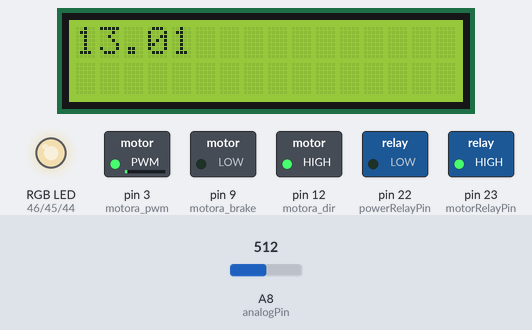
This sketch was run on a simulated Arduino Mega 2560, built with avr-gcc and run on an emulated ATmega2560. On the bench: 16×2 character LCD, switched loads named in the sketch (green lamp = pin HIGH), an RGB LED mixed from three pins (HIGH = lit). The inputs (shaded band) are chosen by the test bench; at power-on: A8 (analogPin) = 512. What the sketch prints to the serial monitor is not drawn.

Above: at 1.2 s.
1.3 s: A8 (analogPin) set to 253
At 2.0 s:
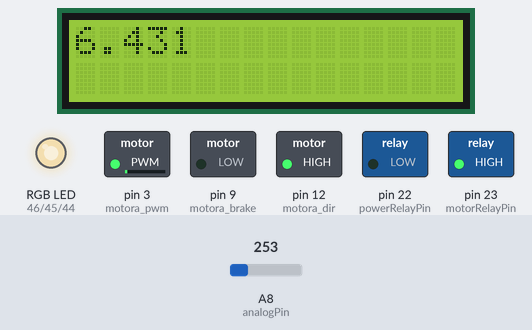
2.9 s: A8 (analogPin) set to 219
At 4.1 s:
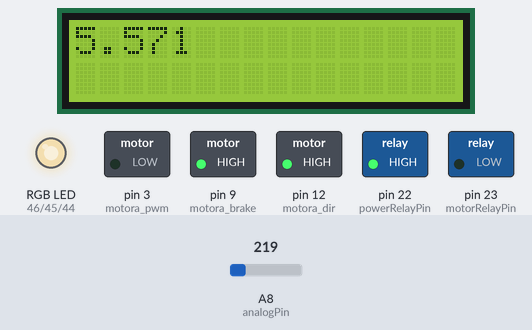
4.4 s: A8 (analogPin) set to 306
At 4.8 s:
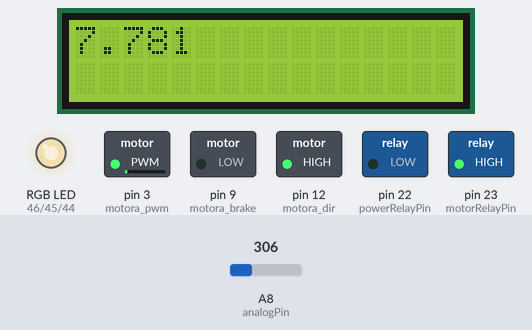
Timing chart, 0 to 7.4 s (numbered marks = the images above; inputs shaded):
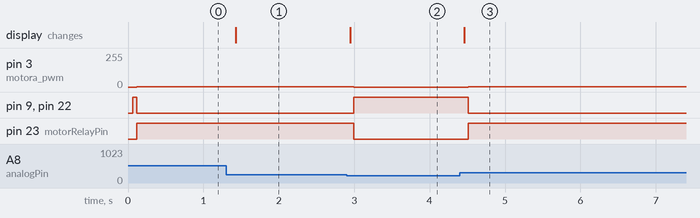

The sketch:

Alternator_Control.ino
```cpp
#include <LiquidCrystal.h>
#include <Wire.h>

const int rs = 28, en = 29, d4 = 26, d5 = 27, d6 = 24, d7 = 25, motora_pwm = 3, motora_dir = 12, motora_brake = 9;
LiquidCrystal lcd(rs, en, d4, d5, d6, d7);
#define REDLITE 46 // switched from D4 to work with PCB
#define GREENLITE 45 // switched from D5 to work with PCB
#define BLUELITE 44 // switched from D4 to work with PCB

int brightness = 255;

float sensorValue = 0.00;

int analogPin = A8; //changed from A0 to fit onto PCB
int powerRelayPin = 22;
int motorRelayPin = 23;

void setup() {
  // put your setup code here, to run once:
  lcd.begin(16, 2);

  pinMode(powerRelayPin, OUTPUT);
  digitalWrite(powerRelayPin, HIGH);

  pinMode(motorRelayPin, OUTPUT);
  digitalWrite(motorRelayPin, LOW);

  pinMode(REDLITE, OUTPUT);
  pinMode(GREENLITE, OUTPUT);
  pinMode(BLUELITE, OUTPUT);


  pinMode(motora_dir, OUTPUT);        //Initiates Motor Channel A direction pin
  pinMode(motora_brake, OUTPUT);      //Initiates Motor Brake Channel A direction pin
  pinMode(motora_pwm, OUTPUT);

  digitalWrite(motora_dir, HIGH);     //Motor A goes in forward direction
  digitalWrite(motora_brake, HIGH);   //Default state should be brake is engaged
  analogWrite(motora_pwm, 0);

  // sensorValue = analogRead(analogPin);
  // String temp = " V";
  // lcd.print(sensorValue);
  // lcd.setCursor(0, 1);

  setBacklight(100,100,100);
  Serial.begin(9600);
}

void loop() {

  //Serial.println(analogRead(analogPin));
  displayVoltage();
  delay(50);

  if(sensorValue > 6.0){
    digitalWrite(powerRelayPin, LOW);
    digitalWrite(motorRelayPin, HIGH);
    digitalWrite(motora_brake, LOW);
    analogWrite(motora_pwm, 2);

//    while (sensorValue > 3.0){
//      displayVoltage();
//      // digitalWrite(powerRelayPin, LOW);
//      // digitalWrite(motorRelayPin, HIGH);
//      delay(100);
//      Serial.println("In Loop");
//    }
//    delay(50);
//
//    digitalWrite(motorRelayPin, LOW);
//    digitalWrite(powerRelayPin, HIGH);
//    digitalWrite(motora_brake, HIGH);
//    analogWrite(motora_pwm, 0);
  }
  else{
    digitalWrite(motorRelayPin, LOW);
    digitalWrite(powerRelayPin, HIGH);
    digitalWrite(motora_brake, HIGH);
    analogWrite(motora_pwm, 0);
  }


  delay(100);
}

void displayVoltage(){

  // use R1 = 10, R2 = 2.4, raised term as it was slightly too low on the multimeter
  sensorValue = 5.2*5.0*(analogRead(analogPin)/1023.0);
  Serial.println(sensorValue);
  lcd.setCursor(0, 0);
  lcd.print(sensorValue);
}

void setBacklight(uint8_t r, uint8_t g, uint8_t b) {
  // normalize the red LED - its brighter than the rest!
  r = map(r, 0, 255, 0, 100);
  g = map(g, 0, 255, 0, 150);

  r = map(r, 0, 255, 0, brightness);
  g = map(g, 0, 255, 0, brightness);
  b = map(b, 0, 255, 0, brightness);

  // common anode so invert!
  r = map(r, 0, 255, 255, 0);
  g = map(g, 0, 255, 255, 0);
  b = map(b, 0, 255, 255, 0);

  analogWrite(REDLITE, r);
  analogWrite(GREENLITE, g);
  analogWrite(BLUELITE, b);
}
```

Measured:
- the behaviour switches between 237 and 236 on A8 (analogPin) (found by bisection; images 1 and 2)
- after the input at 1.3 s, the display: changes after 0.13 s (image 1)
- after the input at 2.9 s, pin 3 (motora_pwm): 2/255 → 0/255 after 0.10 s; pin 9 (motora_brake), pin 22 (powerRelayPin): LOW → HIGH after 0.10 s; pin 23 (motorRelayPin): HIGH → LOW after 0.10 s; the display: changes after 0.05 s (image 2)
- after the input at 4.4 s, pin 3 (motora_pwm): 0/255 → 2/255 after 0.11 s; pin 9 (motora_brake), pin 22 (powerRelayPin): HIGH → LOW after 0.11 s; pin 23 (motorRelayPin): LOW → HIGH after 0.11 s; the display: changes after 0.06 s (image 3)
